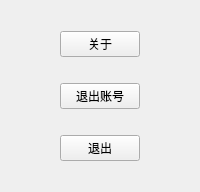
            <widget class="QWidget" name="Menu">
             <attribute name="title">
              <string>选项</string>
             </attribute>
             <layout class="QVBoxLayout" name="verticalLayout_18">
              <item>
               <layout class="QGridLayout" name="gridLayout">
                <item row="3" column="1">
                 <widget class="QPushButton" name="ExitID">
                  <property name="text">
                   <string>退出账号</string>
                  </property>
                 </widget>
                </item>
                <item row="5" column="1">
                 <widget class="QPushButton" name="Exit">
                  <property name="text">
                   <string>退出</string>
                  </property>
                 </widget>
                </item>
                <item row="0" column="1">
                 <spacer name="horizontalSpacer_11">
                  <property name="orientation">
                   <enum>Qt::Horizontal</enum>
                  </property>
                  <property name="sizeHint" stdset="0">
                   <size>
                    <width>40</width>
                    <height>20</height>
                   </size>
                  </property>
                 </spacer>
                </item>
                <item row="1" column="1">
                 <widget class="QPushButton" name="About">
                  <property name="text">
                   <string>关于</string>
                  </property>
                 </widget>
                </item>
                <item row="4" column="1">
                 <spacer name="horizontalSpacer_14">
                  <property name="orientation">
                   <enum>Qt::Horizontal</enum>
                  </property>
                  <property name="sizeHint" stdset="0">
                   <size>
                    <width>40</width>
                    <height>20</height>
                   </size>
                  </property>
                 </spacer>
                </item>
                <item row="2" column="1">
                 <spacer name="horizontalSpacer_13">
                  <property name="orientation">
                   <enum>Qt::Horizontal</enum>
                  </property>
                  <property name="sizeHint" stdset="0">
                   <size>
                    <width>40</width>
                    <height>20</height>
                   </size>
                  </property>
                 </spacer>
                </item>
                <item row="6" column="1">
                 <spacer name="horizontalSpacer_12">
                  <property name="orientation">
                   <enum>Qt::Horizontal</enum>
                  </property>
                  <property name="sizeHint" stdset="0">
                   <size>
                    <width>40</width>
                    <height>20</height>
                   </size>
                  </property>
                 </spacer>
                </item>
                <item row="1" column="0">
                 <spacer name="horizontalSpacer_15">
                  <property name="orientation">
                   <enum>Qt::Horizontal</enum>
                  </property>
                  <property name="sizeHint" stdset="0">
                   <size>
                    <width>40</width>
                    <height>20</height>
                   </size>
                  </property>
                 </spacer>
                </item>
                <item row="1" column="2">
                 <spacer name="horizontalSpacer_16">
                  <property name="orientation">
                   <enum>Qt::Horizontal</enum>
                  </property>
                  <property name="sizeHint" stdset="0">
                   <size>
                    <width>40</width>
                    <height>20</height>
                   </size>
                  </property>
                 </spacer>
                </item>
               </layout>
              </item>
             </layout>
            </widget>
